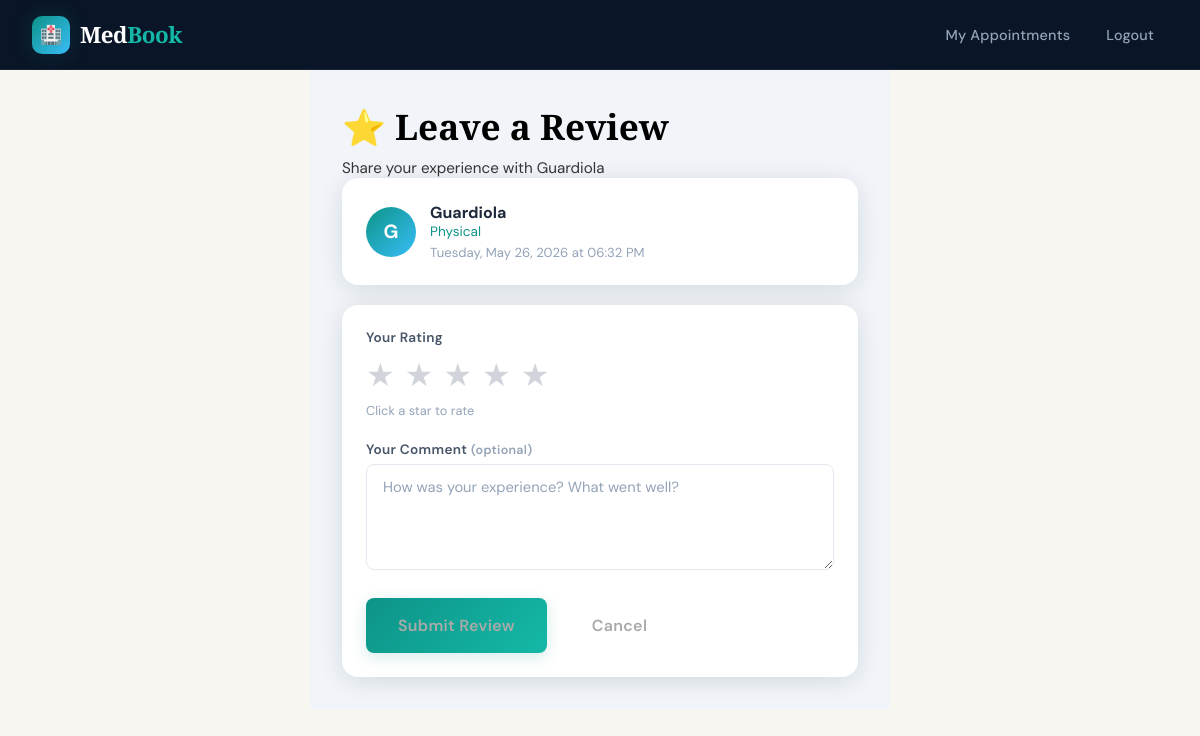
Screenshot of /patient/review/22 (signed in) with the database file from the repository.
### models.py (models this page shows, shortened)
class User(db.Model, UserMixin):
    __tablename__ = "users"
    id = db.Column(db.Integer, primary_key=True)
    name = db.Column(db.String(100), nullable=False)
    email = db.Column(db.String(150), unique=True, nullable=False)
    password_hash = db.Column(db.String(200), nullable=False)
    role = db.Column(db.String(20), nullable=False, default="patient")
    phone = db.Column(db.String(20), nullable=True)
    created_at = db.Column(db.DateTime, default=datetime.utcnow)
    is_active = db.Column(db.Boolean, default=True)
    appointments = db.relationship("Appointment", foreign_keys="Appointment.patient_id", backref="patient", lazy=True)
    payments = db.relationship("Payment", backref="user", lazy=True)
    doctor_profile = db.relationship("Doctor", backref="user", uselist=False, lazy=True, cascade="all, delete-orphan")

class Doctor(db.Model):
    __tablename__ = "doctors"
    id = db.Column(db.Integer, primary_key=True)
    user_id = db.Column(db.Integer, db.ForeignKey("users.id", ondelete="CASCADE"), nullable=False)
    specialization = db.Column(db.String(100), nullable=False)
    bio = db.Column(db.Text, nullable=True)
    fee = db.Column(db.Float, default=50.00)
    rating = db.Column(db.Float, default=0.0)
    total_reviews = db.Column(db.Integer, default=0)
    profile_image = db.Column(db.String(200), nullable=True)
    years_experience = db.Column(db.Integer, default=0)
    is_available = db.Column(db.Boolean, default=True)
    time_slots = db.relationship("TimeSlot", backref="doctor", lazy=True, cascade="all, delete-orphan")
    appointments = db.relationship("Appointment", backref="doctor", lazy=True)

class TimeSlot(db.Model):
    __tablename__ = "time_slots"
    id = db.Column(db.Integer, primary_key=True)
    doctor_id = db.Column(db.Integer, db.ForeignKey("doctors.id"), nullable=False)
    date = db.Column(db.Date, nullable=False)
    start_time = db.Column(db.Time, nullable=False)
    end_time = db.Column(db.Time, nullable=False)
    is_available = db.Column(db.Boolean, default=True)
    created_at = db.Column(db.DateTime, default=datetime.utcnow)
    appointment = db.relationship("Appointment", backref="time_slot", uselist=False, lazy=True)

### routes/patient.py (the view, shortened to what this page needs)
@patient_bp.route("/review/<int:appointment_id>", methods=["GET", "POST"])
@patient_required
def submit_review(appointment_id):
    appt = Appointment.query.filter_by(
        id=appointment_id,
        patient_id=current_user.id,
        status="completed",
    ).first_or_404()
    existing = Review.query.filter_by(
        patient_id=current_user.id, appointment_id=appointment_id
    ).first()
    if existing:
        flash("You have already reviewed this appointment.", "info")
        return redirect(url_for("patient.dashboard"))
    return render_template("patient/review.html", appt=appt)

### models.py (called while the page is built)
@login_manager.user_loader
def load_user(user_id):
    return User.query.get(int(user_id))

### routes/patient.py (called while the page is built)
def patient_required(f):
    @wraps(f)
    def decorated(*args, **kwargs):
        if not current_user.is_authenticated:
            return redirect(url_for("auth.login"))
        if current_user.role not in ("patient", "admin"):
            flash("Access denied. Patients only.", "danger")
            return redirect(url_for("main.index"))
        return f(*args, **kwargs)
    return decorated

### templates/patient/review.html (shortened to what this page needs)
<!DOCTYPE html>
<html lang="en">
<head>
  <link rel="stylesheet" href="{{ url_for('static', filename='css/style.css') }}">
</head>
<body>
<div class="navbar">
  <a href="/" class="navbar-brand">
    <div class="brand-icon">🏥</div>
    <div class="brand-text">Med<span>Book</span></div>
  </a>
  <ul class="nav-links">
    <li><a href="{{ url_for('patient.dashboard') }}">My Appointments</a></li>
    <li><a href="{{ url_for('auth.logout') }}">Logout</a></li>
  </ul>
</div>
<div class="main-content" style="max-width:580px;margin:0 auto;">
  <h2 class="page-title">⭐ Leave a Review</h2>
  <p class="page-subtitle">Share your experience with {{ appt.doctor.user.name }}</p>
  <div class="card" style="margin-bottom:20px;">
    <div class="card-body" style="display:flex;gap:14px;align-items:center;">
      <div style="width:50px;height:50px;border-radius:50%;background:linear-gradient(135deg,var(--teal),var(--sky));display:flex;align-items:center;justify-content:center;color:#fff;font-size:1.2rem;font-weight:700;">
        {{ appt.doctor.user.name[0] }}
      </div>
      <div>
        <div style="font-weight:700;">{{ appt.doctor.user.name }}</div>
        <div style="color:var(--teal);font-size:0.85rem;">{{ appt.doctor.specialization }}</div>
        <div style="color:var(--gray-400);font-size:0.82rem;margin-top:4px;">
          {{ appt.time_slot.date.strftime("%A, %B %d, %Y") }}
          at {{ appt.time_slot.start_time.strftime("%I:%M %p") }}
        </div>
      </div>
    </div>
  </div>
  <div class="card">
    <div class="card-body">
      <form method="POST">
        <div class="form-group">
          <label class="form-label">Your Rating</label>
          <div class="star-selector">
            <label for="s5" title="Excellent">★</label>
            <label for="s4" title="Good">★</label>
            <label for="s3" title="Average">★</label>
            <label for="s2" title="Below Average">★</label>
            <label for="s1" title="Poor">★</label>
          </div>
          <p id="ratingHint" style="color:var(--gray-400);font-size:0.8rem;margin-top:6px;">
            Click a star to rate
          </p>
        </div>
        <div class="form-group" style="margin-top:20px;">
          <label class="form-label">
            Your Comment
            <span style="color:var(--gray-400);font-size:0.78rem;">(optional)</span>
          </label>
          <textarea name="comment" class="form-control" rows="4"
            placeholder="How was your experience? What went well?"></textarea>
        </div>
        <div style="display:flex;gap:12px;margin-top:8px;">
          <button type="submit" class="btn btn-primary btn-lg">Submit Review</button>
          <a href="{{ url_for('patient.dashboard') }}" class="btn btn-outline btn-lg">Cancel</a>
        </div>
      </form>
    </div>
  </div>
</div>
</body>
</html>

### static/css/style.css (style rules this page uses)
:root { --navy: #0a1628; --navy-mid: #0f2040; --teal: #0d9488; --teal-light: #14b8a6; --teal-glow: rgba(13,148,136,0.18); --sky: #38bdf8; --cream: #f8f6f1; --white: #ffffff; --gray-100: #f1f5f9; --gray-200: #e2e8f0; --gray-400: #94a3b8; --gray-600: #475569; --gray-800: #1e293b; --red: #ef4444; --amber: #f59e0b; --green: #22c55e; --radius: 16px; --radius-sm: 8px; --shadow: 0 4px 24px rgba(10,22,40,0.12); --shadow-lg: 0 12px 48px rgba(10,22,40,0.22); --transition: all 0.3s cubic-bezier(0.4,0,0.2,1); }
*, *::before, *::after { box-sizing: border-box; margin: 0; padding: 0; }
html { scroll-behavior: smooth; }
body { font-family: 'DM Sans', sans-serif; background: var(--cream); color: var(--gray-800); min-height: 100vh; overflow-x: hidden; }
.navbar { background: var(--navy); padding: 0 2rem; height: 70px; display: flex; align-items: center; justify-content: space-between; position: sticky; top: 0; z-index: 1000; border-bottom: 1px solid rgba(255,255,255,0.06); backdrop-filter: blur(12px); }
.navbar-brand { display: flex; align-items: center; gap: 10px; text-decoration: none; }
.brand-icon { width: 38px; height: 38px; background: linear-gradient(135deg, var(--teal), var(--sky)); border-radius: 10px; display: flex; align-items: center; justify-content: center; font-size: 18px; box-shadow: 0 0 20px var(--teal-glow); }
.brand-text { font-family: 'Playfair Display', serif; font-size: 1.4rem; font-weight: 700; color: var(--white); letter-spacing: -0.5px; }
.brand-text span { color: var(--teal-light); }
.nav-links { display: flex; align-items: center; gap: 8px; list-style: none; }
.nav-links a { color: var(--gray-400); text-decoration: none; font-size: 0.9rem; font-weight: 500; padding: 8px 14px; border-radius: var(--radius-sm); transition: var(--transition); letter-spacing: 0.2px; }
.btn { display: inline-flex; align-items: center; gap: 8px; padding: 12px 24px; border-radius: var(--radius-sm); font-family: 'DM Sans', sans-serif; font-size: 0.92rem; font-weight: 600; text-decoration: none; border: none; cursor: pointer; transition: var(--transition); letter-spacing: 0.3px; }
.btn-primary { background: linear-gradient(135deg, var(--teal), var(--teal-light)); color: white; box-shadow: 0 4px 16px var(--teal-glow); }
.btn-outline { background: transparent; color: var(--white); border: 1.5px solid rgba(255,255,255,0.25); }
.btn-lg { padding: 16px 32px; font-size: 1rem; }
.card { background: var(--white); border-radius: var(--radius); box-shadow: var(--shadow); overflow: hidden; transition: var(--transition); }
.card-body { padding: 1.5rem; }
.form-group { margin-bottom: 1.4rem; }
.form-label { display: block; font-size: 0.85rem; font-weight: 600; color: var(--gray-600); margin-bottom: 6px; letter-spacing: 0.3px; }
.form-control { width: 100%; padding: 12px 16px; border: 1.5px solid var(--gray-200); border-radius: var(--radius-sm); font-family: 'DM Sans', sans-serif; font-size: 0.92rem; color: var(--gray-800); background: var(--white); transition: var(--transition); outline: none; }
.form-control::placeholder { color: var(--gray-400); }
.page-title { font-family: 'Playfair Display', serif; font-size: 2.2rem; font-weight: 700; color: var(--white); margin-bottom: 0.5rem; }
.page-subtitle { color: var(--gray-400); font-size: 0.95rem; }
.main-content { padding: 2rem; background: var(--gray-100); }
.btn, button, input[type="submit"] { color: #aaa !important; }
h2, h3, h4, h5 { color: #000 !important; }
.page-title { color: #000 !important; font-weight: 700; }
.page-subtitle { color: #333 !important; }

### templates/patient/review.html (style rules this page uses)
.star-selector { display: flex; gap: 10px; flex-direction: row-reverse; justify-content: flex-end; margin-top: 8px; }
.star-selector label { font-size: 2rem; cursor: pointer; color: #d1d5db; transition: all 0.2s ease; }

### rows the page displays
User: doctor.user.name "Guardiola", doctor.user "G"
Doctor: doctor.specialization "Physical"
TimeSlot: time_slot "Tuesday, May 26, 2026", time_slot.start_time "06:32 PM"
